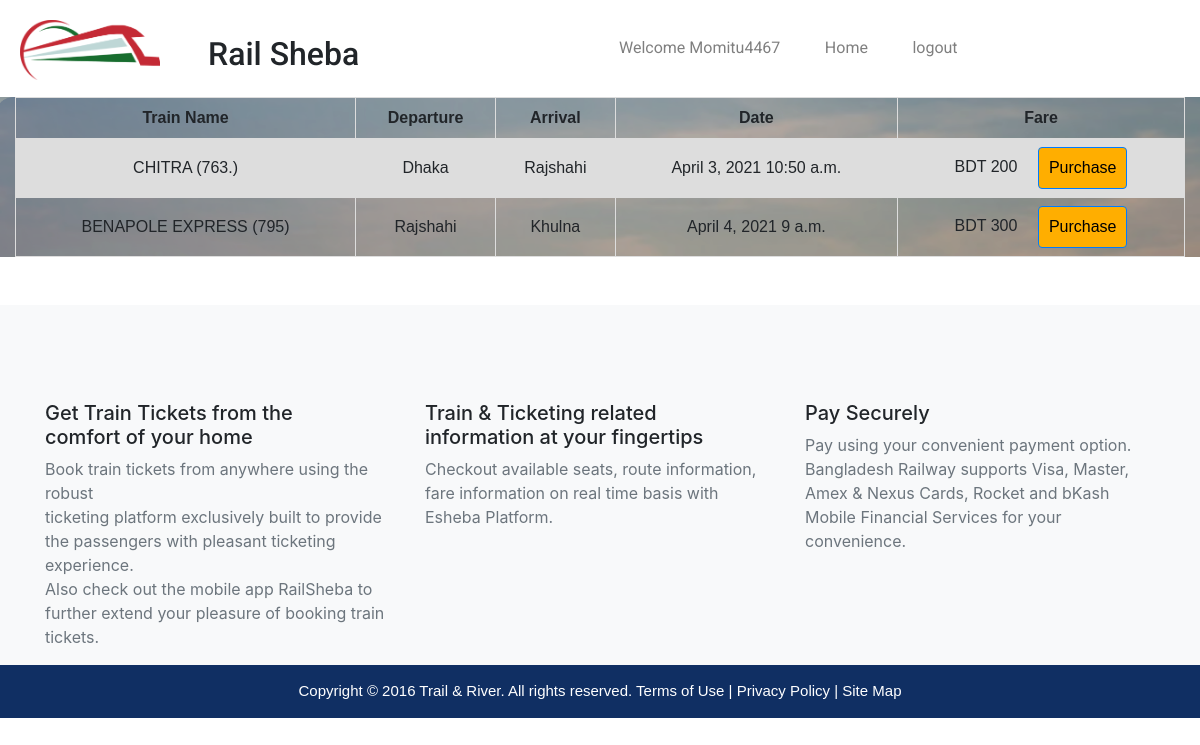
Page /ticket_counter/Counter/ (signed in) on the committed database.
### counter/models.py (models this page shows, shortened)
class train_tricket(models.Model):
    CHOICES1 = (
        ('Dhaka', 'Dhaka'),
        ('Rajshahi', 'Rajshahi'),
        ('Khulna', 'Khulna'),
        ('Sirajganj', 'Sirajganj'),
        ('Bogura', 'Bogura'),
    )
    CHOICES2 = (
        ('Dhaka', 'Dhaka'),
        ('Rajshahi', 'Rajshahi'),
        ('Khulna', 'Khulna'),
        ('Sirajganj', 'Sirajganj'),
        ('Bogura', 'Bogura'),
    )
    Train_name=models.CharField(max_length=100, blank=False)
    Date=models.DateTimeField(blank=True)
    From= models.CharField(max_length=300, choices = CHOICES1, blank=False)
    To=models.CharField(max_length=300, choices = CHOICES2,blank=False)
    ammound=models.CharField(max_length=100,blank=False)

### counter/views.py (the view)
# urls.py: path('Counter/',views.Ticket_counter, name='counter'),
def Ticket_counter(request):
    train=train_tricket.objects.all()
    context={
            'train':train
         }
    return render(request,'counter.html',context)

### templates/counter.html (shortened to what this page needs)
{% extends 'layout.html'%} {% block title %}
{% load tz %}
{% endblock %} {% block content %} {% load static %}
<div class="banner-part">
  <div class="banner-image-content">
    <div class="banner-content" style="background-image: url({% static 'img/home-image1.png' %});">
          <div class="col-12" style="z-index: 1 !important">
           {% if user.is_authenticated %}
<table>
  <tr>
    <th>Train Name</th>
    <th>Departure</th>
    <th>Arrival</th>
    <th>Date</th>
    <th>Fare</th>
  </tr>
  {% for t in train %}
  <tr>
    <td>{{t.Train_name}}</td>
    <td>{{t.From}}</td>
    <td>{{t.To}}</td>
    <td>{% localtime on %}
    {{t.Date|date}} {{t.Date|time}}
{% endlocaltime %}</td>
    <td>BDT {{t.ammound}}<span><span class="ml-3 buynow"> <a href="{% url 'buy' id=t.id %}" class="btn btn-primary" >Purchase</a></span> </td>
  </tr>
{% endfor %}
</table>
            {% endif %}
          </div>
    </div>
  </div>
</div>
{% endblock %}

### templates/layout.html (shortened to what this page needs)
{% load static %}
<!DOCTYPE html>
<html>
  <head>
    <link rel="stylesheet" href="https://maxcdn.bootstrapcdn.com/bootstrap/4.0.0/css/bootstrap.min.css" />
    <link
      rel="stylesheet"
      href="https://cdn.jsdelivr.net/npm/bootstrap-select@1.13.14/dist/css/bootstrap-select.min.css"
    />
    <link rel="stylesheet" href="{% static 'css/style.css' %}" />
  </head>
  <body>
    <div class="first_content" style="z-index: 9999999 !important">
      <div class="first_content_one">
        <a href="{% url 'home' %}"><img src="{% static 'img/logo.png'%}" /></a>
      </div>
      <h2 class="ml-5">Rail Sheba</h2>
      <div class="bar">
        <ul>
          {% if user.is_authenticated %}
          <li><a href="{% url 'account' %}">Welcome {{user.username}}</a></li>
          <li><a href="{% url 'home' %}">Home</a></li>
          <li><a href="{% url 'logout' %}">logout </a></li>
          {% else %}
          <li><a href="{% url 'home' %}">Home</a></li>
          <li><a href="#">contact us</a></li>
          <li><a href="{% url 'reg' %}">Register</a></li>
          <li><a href="{% url 'log' %}">Login</a></li>
          {% endif %}
        </ul>
      </div>
    </div>
    {% block content %} {% endblock %}
    <div class="pt-5 mt-5 bg-light">
    <div class="container pt-5 ">
      <div class="row">
        <div class="col-4">
          <h5>
            Get Train Tickets from the <br />
            comfort of your home
          </h5>
          <p class="text-muted">
            Book train tickets from anywhere using the robust <br />
            ticketing platform exclusively built to provide the passengers with pleasant ticketing experience. <br />
            Also check out the mobile app RailSheba to further extend your pleasure of booking train tickets.
          </p>
        </div>
        <div class="col-4">
          <h5>
            Train & Ticketing related <br />
            information at your fingertips
          </h5>
          <p class="text-muted">
            Checkout available seats, route information, fare information on real time basis with Esheba Platform.
          </p>
        </div>
        <div class="col-4">
          <h5>Pay Securely</h5>
          <p class="text-muted">
            Pay using your convenient payment option. Bangladesh Railway supports Visa, Master, Amex & Nexus Cards,
            Rocket and bKash Mobile Financial Services for your convenience.
          </p>
        </div>
      </div>
    </div>
    <div class="content-eight">
      <div class="content-eight-info-content">
        <p>Copyright © 2016 Trail & River. All rights reserved. Terms of Use | Privacy Policy | Site Map</p>
      </div>
    </div>
    </div>
  </body>
</html>

### static/css/style.css (style rules this page uses)
* { margin: 0; padding: 0; box-sizing: border-box; }
.first_content { padding: 20px; position: fixed; right: 0; left: 0; background-color: #fff; }
.first_content_one { display: inline-block; }
.first_content_one img { height: 60px; width: 140px; }
.first_content h2 { display: inline-block; position: absolute; padding-top: 15px; font-family: 'Roboto', sans-serif; }
.bar ul li { list-style: none; display: inline-block; padding-right: 20px; padding-left: 20px; font-family: 'Roboto', sans-serif; color: rgba(0,0,0,.5); }
.bar ul li a { color: rgba(0,0,0,.5); text-decoration: none; }
.bar ul { padding-left: 579px; margin-top: -45px; }
.bar ul li:first-child { color: #000; }
.banner-content { width: 100%; background-repeat: no-repeat; background-size: cover; z-index: -1; }
.banner-part { padding-top: 97px; }
.content-eight-info-content p { padding-top: 15px; padding-bottom: 15px; color: #fff; font-family: 'Ropa Sans', sans-serif; font-size: 15px; text-align: center; }
.content-eight { background-color: #102F63; }

### templates/counter.html (style rules this page uses)
table { font-family: arial, sans-serif; border-collapse: collapse; width: 100%; }
td, th { border: 1px solid #dddddd; text-align: left; padding: 8px; text-align:center; }
tr:nth-child(even) { background-color: #dddddd; }
.buynow a { padding:8px 10px; text-decoration:none; background-color:#ffae00; color:#000; }

### rows in the picture
train_tricket: Train_name "CHITRA (763.)", From "Dhaka", To "Rajshahi", Date "April 3, 2021", Date "10:50 a.m.", ammound "200"
train_tricket: Train_name "BENAPOLE EXPRESS (795)", From "Rajshahi", To "Khulna", Date "April 4, 2021", Date "9 a.m.", ammound "300"

### other values in the picture
{{ user.username }} "Momitu4467"
